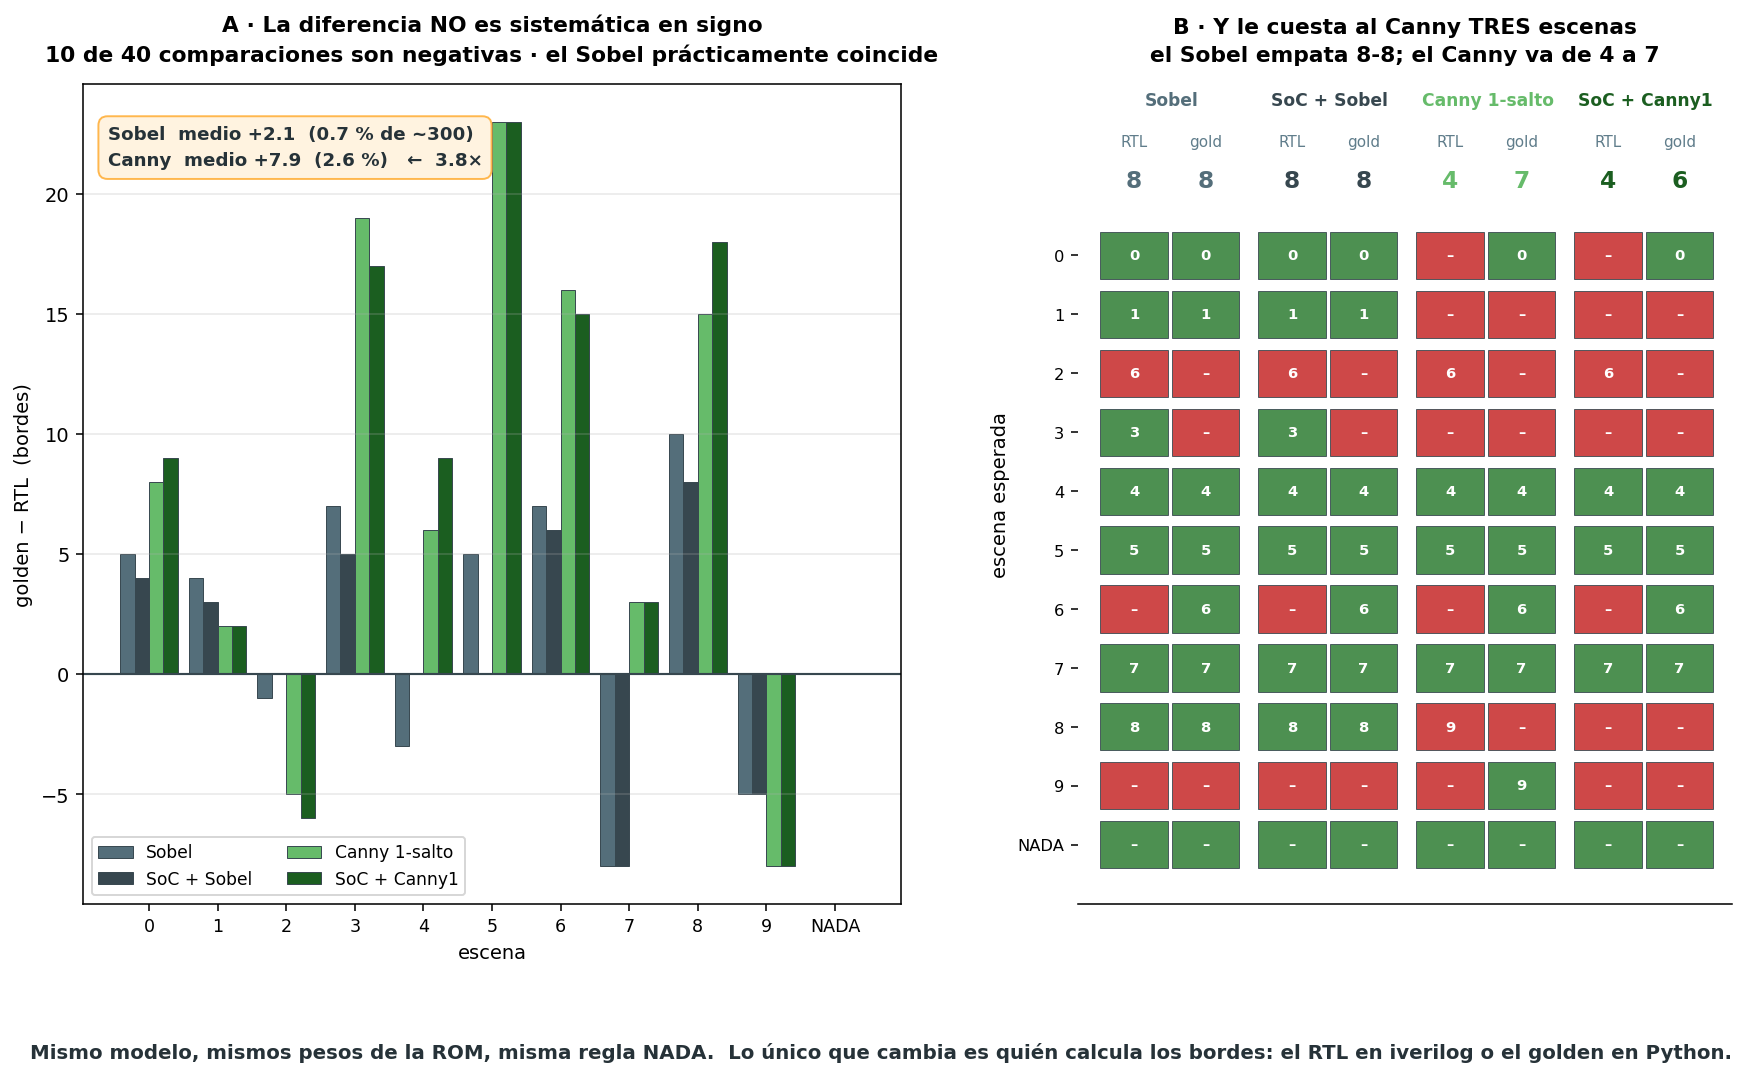

Write the Python code that produced this figure.
# === Cuaderno 2 · figura 30: el RTL contra el golden, en las 11 escenas ===
import numpy as np, matplotlib.pyplot as plt
from matplotlib.gridspec import GridSpec

ESC = [str(d) for d in range(10)]+["NADA"]
CAD = [("sobel","Sobel","#546e7a"), ("soc_sobel","SoC + Sobel","#37474f"),
       ("canny1","Canny 1-salto","#66bb6a"), ("soc_canny1","SoC + Canny1","#1b5e20")]
RTL = {"sobel":     ["0","1","6","3","4","5","NADA","7","8","NADA","NADA"],
       "soc_sobel": ["0","1","6","3","4","5","NADA","7","8","NADA","NADA"],
       "canny1":    ["NADA","NADA","6","NADA","4","5","NADA","7","9","NADA","NADA"],
       "soc_canny1":["NADA","NADA","6","NADA","4","5","NADA","7","NADA","NADA","NADA"]}
GLD = {"sobel":     ["0","1","NADA","NADA","4","5","6","7","8","NADA","NADA"],
       "soc_sobel": ["0","1","NADA","NADA","4","5","6","7","8","NADA","NADA"],
       "canny1":    ["0","NADA","NADA","NADA","4","5","6","7","NADA","9","NADA"],
       "soc_canny1":["0","NADA","NADA","NADA","4","5","6","7","NADA","NADA","NADA"]}
# CORREGIDO: el conteo del `done` que da el veredicto, no el del final de la simulacion
RB = {"sobel":[334,154,311,360,273,319,336,237,316,239,0],
      "soc_sobel":[313,145,301,352,256,303,320,227,303,228,0],
      "canny1":[329,153,305,341,267,296,326,229,309,243,0],
      "soc_canny1":[335,155,308,346,271,299,331,235,312,248,0]}
GB = {"sobel":[339,158,310,367,270,324,343,229,326,234,0],
      "soc_sobel":[317,148,301,357,256,303,326,219,311,223,0],
      "canny1":[337,155,300,360,273,319,342,232,324,235,0],
      "soc_canny1":[344,157,302,363,280,322,346,238,330,240,0]}

fig = plt.figure(figsize=(15.2, 7.6))
gs = GridSpec(1, 2, figure=fig, width_ratios=[1.25, 1], wspace=.24)

# ═══ A · el déficit, escena por escena ═══
ax = fig.add_subplot(gs[0, 0])
x = np.arange(11); w = .21
for k,(n,tit,col) in enumerate(CAD):
    d = [g-r for g,r in zip(GB[n], RB[n])]
    ax.bar(x+(k-1.5)*w, d, w, color=col, ec="#37474f", lw=.5, label=tit)
ax.set_xticks(x); ax.set_xticklabels(ESC, fontsize=9)
ax.set_xlabel("escena", fontsize=10); ax.axhline(0, color="#37474f", lw=1.1)
ax.set_ylabel("golden − RTL  (bordes)", fontsize=10)
ax.grid(axis="y", alpha=.28); ax.legend(fontsize=8.8, ncol=2)
ax.set_title("A · La diferencia NO es sistemática en signo\n"
             "10 de 40 comparaciones son negativas · el Sobel prácticamente coincide",
             fontsize=11.2, weight="bold", pad=12, linespacing=1.5)
ax.text(.03,.95, "Sobel  medio +2.1  (0.7 % de ~300)\nCanny  medio +7.9  (2.6 %)   ←  3.8×",
        transform=ax.transAxes,
        va="top", fontsize=9.4, weight="bold", color="#263238", linespacing=1.6,
        bbox=dict(fc="#fff3e0", ec="#ffb74d", lw=1.0, boxstyle="round,pad=0.5"))

# ═══ B · los veredictos, RTL contra golden ═══
ax = fig.add_subplot(gs[0, 1])
for k,(n,tit,col) in enumerate(CAD):
    for i,e in enumerate(ESC):
        r, g = RTL[n][i], GLD[n][i]
        ok_r, ok_g = (r==e), (g==e)
        for j,(v,ok) in enumerate(((r,ok_r),(g,ok_g))):
            ax.add_patch(plt.Rectangle((k*2.1+j*.95, i-.4), .9, .8,
                         fc="#2e7d32" if ok else "#c62828", alpha=.85, ec="#37474f", lw=.5))
            ax.text(k*2.1+j*.95+.45, i, v if v!="NADA" else "–", ha="center", va="center",
                    fontsize=7.6, color="#fff", weight="bold")
    okr=sum(a==b for a,b in zip(RTL[n],ESC)); okg=sum(a==b for a,b in zip(GLD[n],ESC))
    ax.text(k*2.1+.45, -1.15, f"{okr}", ha="center", fontsize=12, weight="bold", color=col)
    ax.text(k*2.1+1.40, -1.15, f"{okg}", ha="center", fontsize=12, weight="bold", color=col)
    ax.text(k*2.1+.45, -1.85, "RTL", ha="center", fontsize=7.8, color="#607d8b")
    ax.text(k*2.1+1.40, -1.85, "gold", ha="center", fontsize=7.8, color="#607d8b")
    ax.text(k*2.1+.95, -2.55, tit, ha="center", fontsize=8.8, weight="bold", color=col)
ax.set_xlim(-.3, 4*2.1); ax.set_ylim(-2.9, 11)
ax.set_yticks(range(11)); ax.set_yticklabels(ESC, fontsize=8.4); ax.invert_yaxis()
ax.set_xticks([]); ax.set_ylabel("escena esperada", fontsize=10)
for s in ("top","right","left"): ax.spines[s].set_visible(False)
ax.set_title("B · Y le cuesta al Canny TRES escenas\n"
             "el Sobel empata 8-8; el Canny va de 4 a 7",
             fontsize=11.2, weight="bold", pad=12, linespacing=1.5)

fig.text(.5, -.035, "Mismo modelo, mismos pesos de la ROM, misma regla NADA.  Lo único que cambia es "
         "quién calcula los bordes: el RTL en iverilog o el golden en Python.",
         ha="center", fontsize=10.2, weight="bold", color="#263238")
plt.savefig("fig_rtl_vs_golden.png", dpi=140, bbox_inches="tight")
print("ok")
